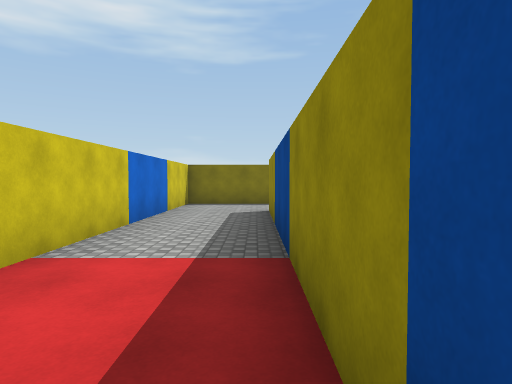
[1] (above)

23 first-person views from a walk through a Unity game level. The camera is 1.5 m above the floor, tilts 2° down and sees 75° across. The floor is counted in squares, 2 m on a side. Each view is taken from the middle of a square. On the plan, view 1 faces up. The plan holds only what a view shows up to about 11 squares ahead; the rest is blank. The place goes on beyond the plan. The player character is not drawn. Surface patterns are stand-ins for the level's own textures.

[2]
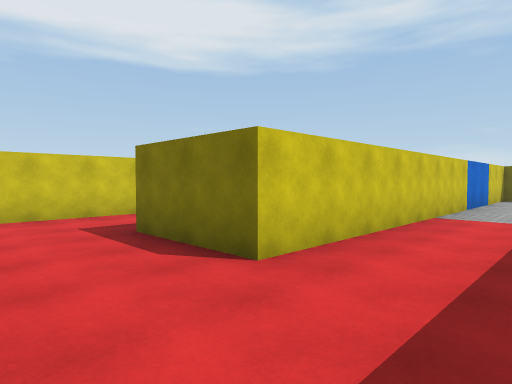

[3]
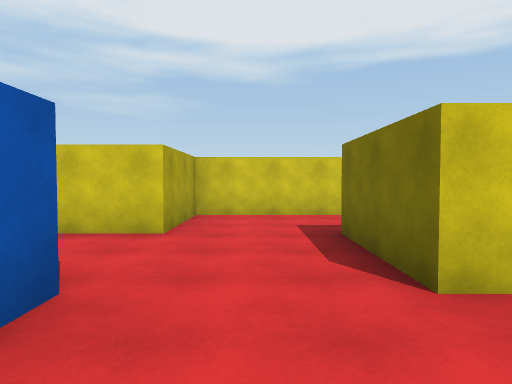

[4]
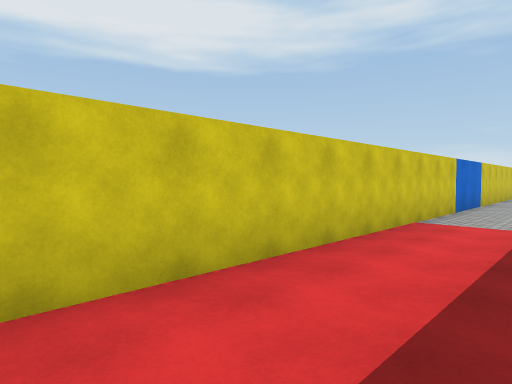

[5]
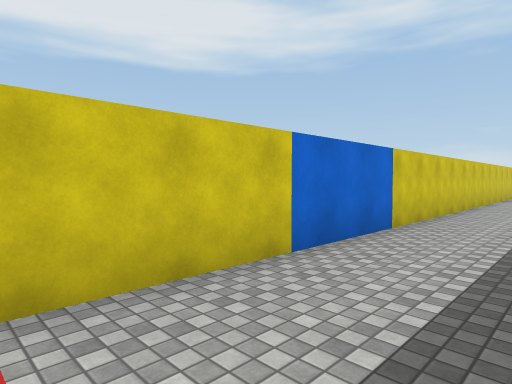

[6]
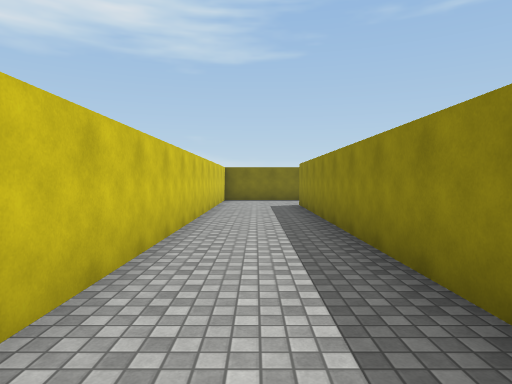

[7]
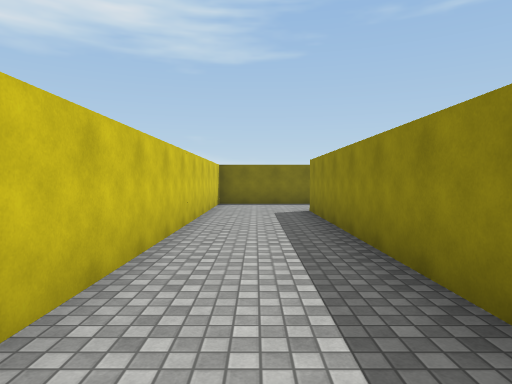

[8]
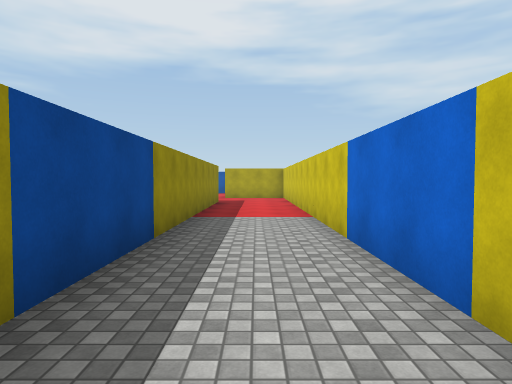

[9]
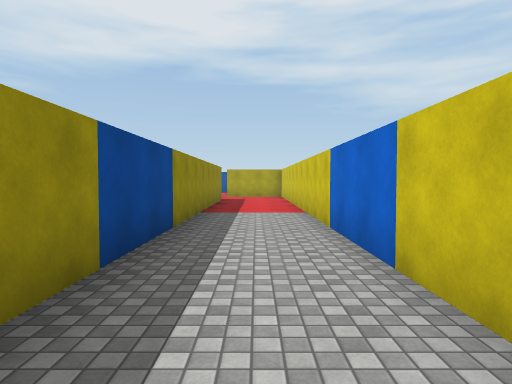

[10]
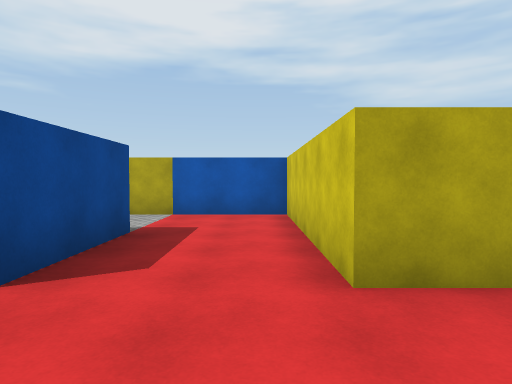

[11]
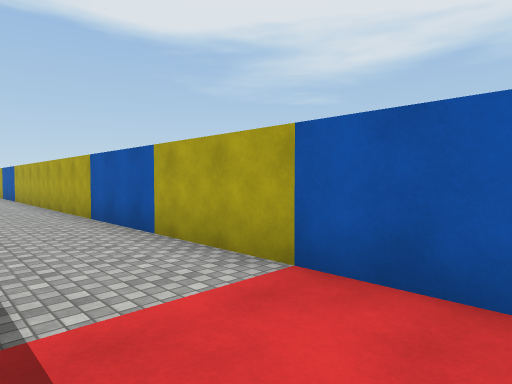

[12]
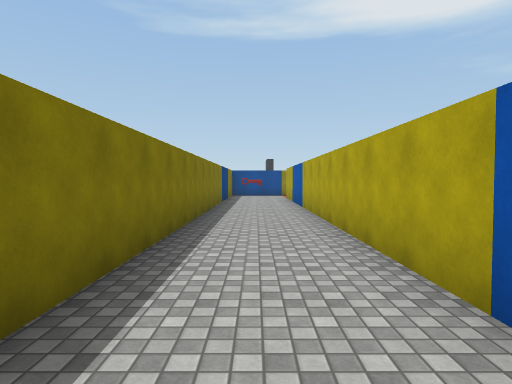

[13]
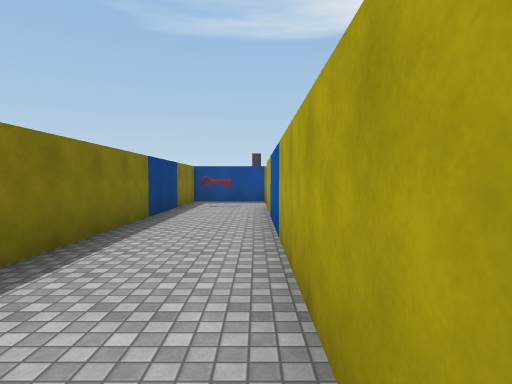

[14]
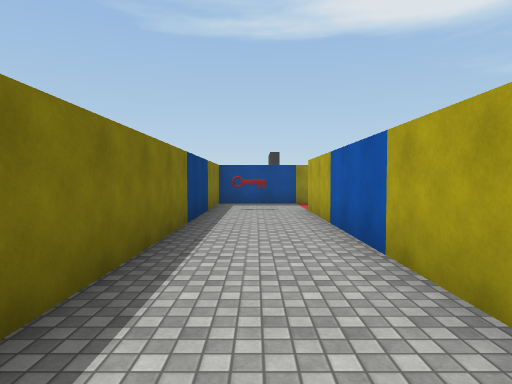

[15]
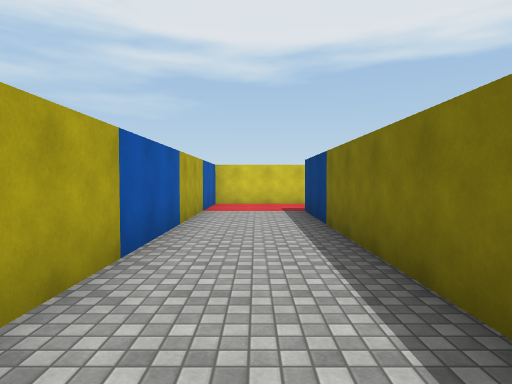

[16]
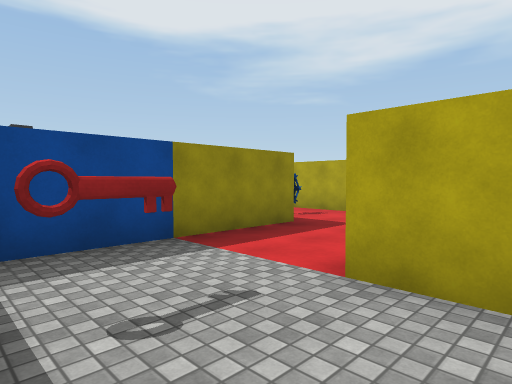

[17]
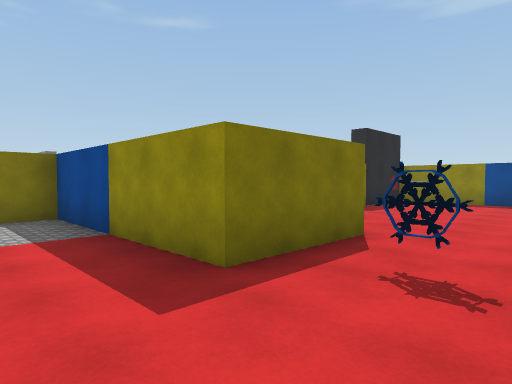

[18]
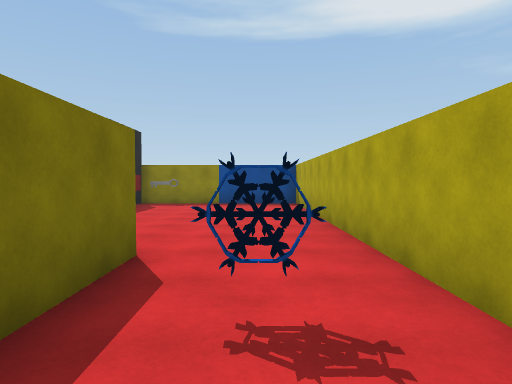

[19]
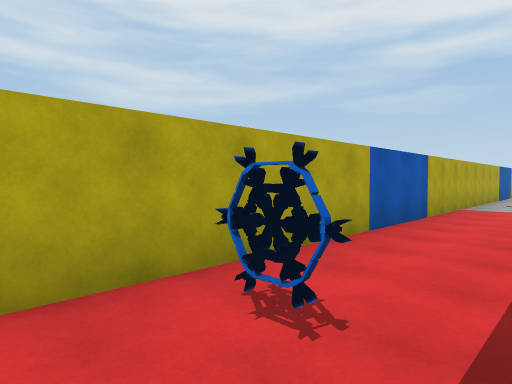

[20]
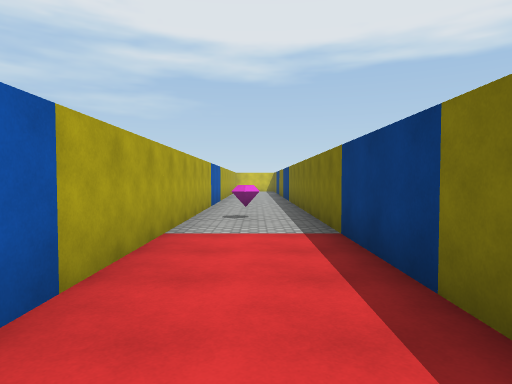

[21]
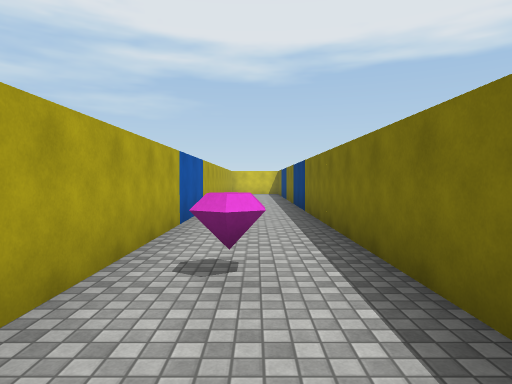

[22]
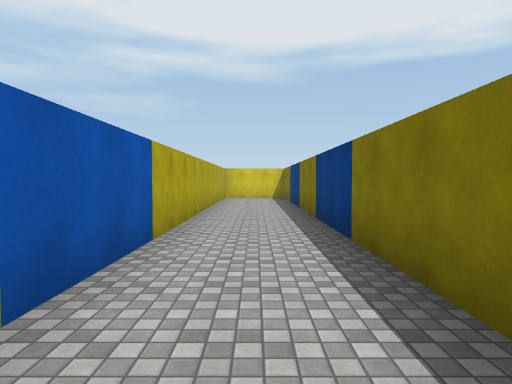

[23]
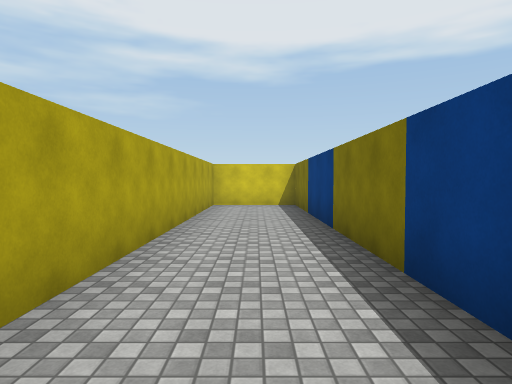

### Floor plan
Points are (right, up) in squares from view 1. A wall is a line through its corners. A room is listed if a view was taken in it or the views show most of it. See-through windows are left out.
Room 1 (views 1, 2, 3, 4, 5, 6, 7, 8, 9, 10)
walls: (-4.7, -0.9) (-4.7, 18.2); (0.5, 10.7) (-2.2, 10.7) (-2.2, -1.8) (-4.8, -1.8); (0.3, 0.4) (0.3, 8.2); (-2.2, -6.8) (-2.2, -4.3) (-1.6, -4.3); (-4.2, 20.7) (-7.2, 20.7) (-7.2, -4.3) (-4.7, -4.3) (-4.7, -6.4)
ways out: opening at (-3.5, -5.5) to room 2
Room 2 (views 11, 12, 13, 14, 15, 16)
walls: (17.8, -11.8) (17.8, -6.8) (-2.2, -6.8); (-4.7, -6.4) (-4.7, -9.3) (15.4, -9.3)
ways out: opening at (-3.5, -5.5) to room 1; opening at (16.5, -10.5) to room 3
Room 3 (views 17, 18, 19, 20, 21, 22, 23)
walls: (13.5, -11.8) (-7.2, -11.8) (-7.2, -14.3) (27.8, -14.3) (27.8, -9.3) (25.2, -9.3); (20.4, -11.8) (17.8, -11.8)
ways out: opening at (16.5, -10.5) to room 2
objects: crystal (9, -13); other object (19, -13)

Where each view was taken, in squares from view 1:
view 1: 0 up, 0 right, facing up
view 2: 4 down, 0 right, facing up-left
view 3: 3 down, 0 right, facing left
view 4: 3 down, 5 left, facing up-left
view 5: 3 up, 5 left, facing up-left
view 6: 8 up, 6 left, facing up
view 7: 10 up, 6 left, facing up
view 8: 10 up, 6 left, facing down
view 9: 11 up, 6 left, facing down
view 10: 2 down, 4 left, facing down
view 11: 7 down, 4 left, facing down-right
view 12: 8 down, 1 right, facing right
view 13: 9 down, 6 right, facing right
view 14: 8 down, 7 right, facing right
view 15: 8 down, 6 right, facing left
view 16: 7 down, 14 right, facing down-right
view 17: 14 down, 16 right, facing up-right
view 18: 13 down, 17 right, facing right
view 19: 12 down, 20 right, facing down-left
view 20: 13 down, 15 right, facing left
view 21: 13 down, 11 right, facing left
view 22: 13 down, 7 right, facing left
view 23: 13 down, 3 right, facing left
